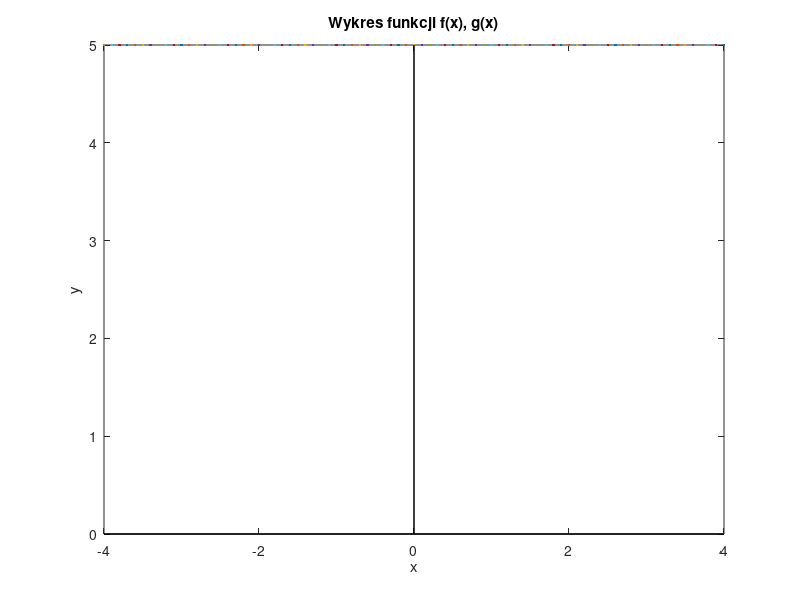

Reproduce this figure in MATLAB.
%skrypt rysuje wykres wybranej funkcji na przedziale[-4,4]
clear
wzor1 = input("podaj wzór funkcji f_1 zmiennej x: ","s")
wzor1 = strrep(wzor1, ".^", "^");
wzor1_str = wzor1;
wzor1_str = strrep(wzor1, "*", "·");
wzor1 = strrep(wzor1, "^", ".^");

wzor2 = input("podaj wzór funkcji f_1 zmiennej x: ","s")
wzor2 = strrep(wzor2, ".^", "^");
wzor2_str = wzor2;
wzor2_str = strrep(wzor2, "*", "·");
wzor2 = strrep(wzor2, "^", ".^");

x = [-4:0.1:4];
y1 = eval(wzor1);
y2 = eval(wzor2);

h=figure;
set(h,'visible','off');
#plot(x,y1); %kreslenie wykresu y=f(x)
%subplot (2, 1, 1)
plot (x, y1);
hold on 
%subplot (2, 1, 2)
plot(x, y2);
hold off 
title(sprintf("Wykres funkcji f(x), g(x)", wzor1_str));
line(xlim, zeros(2), "linestyle", "-", "color", "black");
line(zeros(2), ylim, "linestyle", "-", "color", "black");
xlabel("x");
ylabel("y");
print(h, "-dpng", "output.png")
%pause()